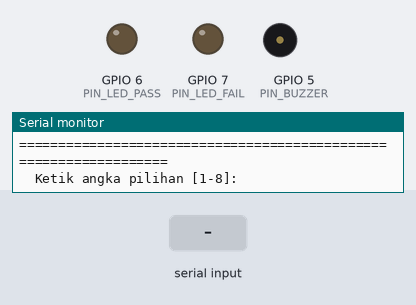
A sketch run on a simulated ESP32-S3. Parts: output pins drawn as LEDs (lit = HIGH), buzzer (waves = sounding, pin HIGH), the last lines printed to the serial monitor. Dashed ring = blinking. The inputs (shaded band) are chosen by the test bench.

Above: at 2.2 s.
2.3 s: "8\n" received over Serial
At 3.7 s:
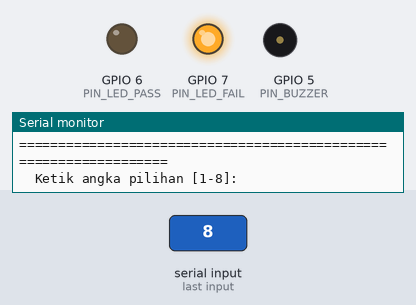
4.0 s: "90,45\n" received over Serial
At 5.1 s:
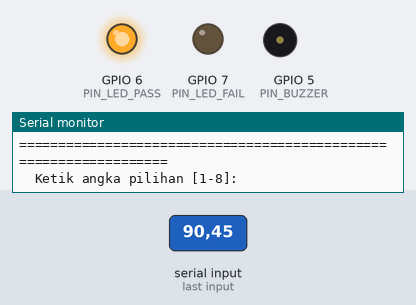
5.7 s: "b90\n" received over Serial
At 5.86 s:
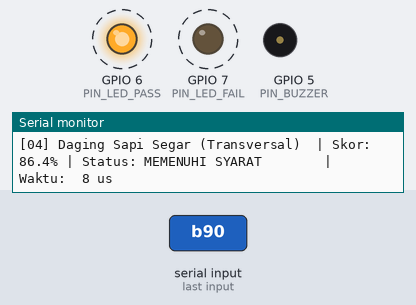
7.4 s: "5\n" received over Serial
At 8.4 s:
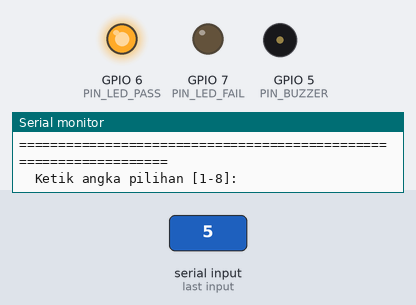
Timing chart, 0 to 9.9 s (numbered marks = the images above; inputs shaded):
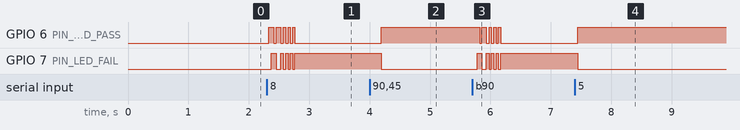

The sketch:

esp32s3_mbg_inspector.ino
```cpp
/**
 * @file esp32s3_mbg_inspector.ino
 * @brief Indonesian MBG Food Freshness Inspector Firmware for ESP32-S3
 * Runs 7-Ingredient Multi-Sensor Fuzzy Logic with AD5933 EIS, NH3, and pH
 * Target: ESP32-S3 (Xtensa Dual-Core LX7 @ 240MHz with FPU)
 */

#include <Arduino.h>
#include <Wire.h>
#include "mbg_fuzzy_core.h"
#include "mbg_profiles.h"
#include "mbg_calibration.h"

/* Hardware Pinout Configuration (Strictly ADC1 safe with Wi-Fi) */
#define PIN_I2C_SDA        8
#define PIN_I2C_SCL        9
#define PIN_ADC_NH3        1   /* ADC1 CH0: MQ-137 Gas Sensor */
#define PIN_ADC_TEMP       2   /* ADC1 CH1: NTC 10k Thermistor */
#define PIN_ADC_PH         4   /* ADC1 CH3: Analog pH Probe (Milk) */
#define PIN_BUZZER         5   /* LEDC PWM HACCP Alarm Buzzer */
#define PIN_LED_PASS       6   /* Green LED: MEMENUHI SYARAT */
#define PIN_LED_FAIL       7   /* Red LED: TIDAK MEMENUHI SYARAT */

void print_main_menu();
void run_inspection_for_choice(int choice);
void run_computational_benchmarks();

void setup() {
    Serial.begin(115200);
    delay(1000);

    pinMode(PIN_LED_PASS, OUTPUT);
    pinMode(PIN_LED_FAIL, OUTPUT);
    pinMode(PIN_BUZZER, OUTPUT);

    digitalWrite(PIN_LED_PASS, LOW);
    digitalWrite(PIN_LED_FAIL, LOW);

    /* Initialize Hardware I2C at 400 kHz Fast Mode */
    Wire.begin(PIN_I2C_SDA, PIN_I2C_SCL, 400000);

    print_main_menu();
}

void print_main_menu() {
    Serial.println();
    Serial.println("==================================================================");
    Serial.println("  BADAN GIZI NASIONAL (BGN) - SATUAN PELAYANAN PEMENUHAN GIZI (SPPG)");
    Serial.println("  ESP32-S3 EMBEDDED MULTI-SENSOR FRESHNESS INSPECTION TERMINAL");
    Serial.println("==================================================================");
    Serial.println("  PILIH BAHAN PANGAN UNTUK DIUJI:");
    Serial.println("  [1] Daging Ayam Broiler");
    Serial.println("  [2] Daging Sapi (Otot Skelet)");
    Serial.println("  [3] Ikan Air Tawar (Ikan Nila / Lele)");
    Serial.println("  [4] Ikan Laut Pelagis (Ikan Tongkol / Cakalang)");
    Serial.println("  [5] Tempe Kedelai (Fermentasi Rhizopus)");
    Serial.println("  [6] Tahu Putih (Protein Gel)");
    Serial.println("  [7] Susu Sapi Segar (Liquid)");
    Serial.println("  ----------------------------------------------------------------");
    Serial.println("  [8] Benchmark Komputasi Semua 7 Bahan Sekaligus");
    Serial.println("  [m] Tampilkan Menu Utama Ini Kapan Saja");
    Serial.println("==================================================================");
    Serial.print("  Ketik angka pilihan [1-8]: ");
}

void loop() {
    if (Serial.available()) {
        char c = (char)Serial.read();

        /* Ignore whitespace and carriage return */
        if (c == '\r') return;

        if (c == 'm' || c == 'M' || c == '\n') {
            print_main_menu();
            return;
        }

        if (c >= '1' && c <= '7') {
            int choice = c - '0';
            Serial.println(choice);
            run_inspection_for_choice(choice);
        } else if (c == '8' || c == 'b' || c == 'B') {
            Serial.println("8");
            run_computational_benchmarks();
        }
    }
    delay(50);
}

void run_inspection_for_choice(int choice) {
    MbgProfileId prof_id = (MbgProfileId)(choice - 1);
    const MbgProfileConfig* cfg = mbg_get_profile_config(prof_id);

    float r_eis = 2.45f, phase = -15.5f, temp = 4.0f, nh3 = 2.0f;
    float cond = 4.8f, ph = 6.60f;

    /* Reference fresh values */
    switch (prof_id) {
        case MBG_PROFILE_AYAM_BROILER:   r_eis = 2.45f; phase = -15.5f; nh3 = 2.0f; break;
        case MBG_PROFILE_DAGING_SAPI:    r_eis = 2.10f; phase = -14.0f; nh3 = 3.0f; break;
        case MBG_PROFILE_IKAN_NILA_LELE: r_eis = 2.50f; phase = -16.0f; nh3 = 1.0f; break;
        case MBG_PROFILE_IKAN_TONGKOL:   r_eis = 2.20f; phase = -15.0f; nh3 = 3.0f; break;
        case MBG_PROFILE_TEMPE_KEDELAI:  r_eis = 2.10f; phase = -15.0f; nh3 = 2.5f; break;
        case MBG_PROFILE_TAHU_PUTIH:     r_eis = 1.85f; phase = -13.0f; nh3 = 1.8f; break;
        case MBG_PROFILE_SUSU_SEGAR:     cond = 4.8f; ph = 6.60f; break;
        default: break;
    }

    uint32_t t_start = micros();
    MbgInferenceResult res;
    if (cfg->mode == MBG_MODE_SOLID_MATRIX) {
        res = mbg_evaluate_solid(prof_id, r_eis, phase, temp, nh3);
    } else {
        res = mbg_evaluate_liquid(cond, ph, temp);
    }
    uint32_t t_elapsed = micros() - t_start;

    /* Update hardware LEDs */
    if (res.classification == MBG_CLASS_FRESH) {
        digitalWrite(PIN_LED_PASS, HIGH);
        digitalWrite(PIN_LED_FAIL, LOW);
    } else if (res.classification == MBG_CLASS_SPOILED || res.classification == MBG_CLASS_INDETERMINATE) {
        digitalWrite(PIN_LED_PASS, LOW);
        digitalWrite(PIN_LED_FAIL, HIGH);
    } else {
        digitalWrite(PIN_LED_PASS, HIGH);
        digitalWrite(PIN_LED_FAIL, HIGH);
    }

    Serial.println();
    Serial.println("------------------------------------------------------------------");
    Serial.println("  HASIL INSPEKSI PENERIMAAN (CCP-1)");
    Serial.println("------------------------------------------------------------------");
    Serial.printf("  Bahan Pangan      : %s\n", cfg->indonesian_name);
    Serial.printf("  Orientasi Jarum   : %s\n", cfg->orientation_notice);
    if (cfg->mode == MBG_MODE_SOLID_MATRIX) {
        Serial.printf("  Parameter Sensor  : R_eis=%.2f, Fasa=%.1f deg, Suhu=%.1f C, NH3=%.1f ppm\n",
                      r_eis, phase, temp, nh3);
    } else {
        Serial.printf("  Parameter Sensor  : Konduktivitas=%.2f mS/cm, pH=%.2f, Suhu=%.1f C\n",
                      cond, ph, temp);
    }
    Serial.printf("  Waktu Komputasi   : %u us (0 bytes heap)\n", (unsigned int)t_elapsed);
    Serial.println("  ----------------------------------------------------------------");
    if (res.classification == MBG_CLASS_INDETERMINATE) {
        Serial.println("  Skor Kesegaran    : -- (ulangi pengukuran)");
    } else {
        Serial.printf("  Skor Kesegaran    : %.1f %%\n", res.freshness_score);
    }
    Serial.printf("  Status Kelayakan  : [%s]\n", res.sni_status);
    Serial.printf("  Diagnosis Fisik   : %s\n", res.diagnosis);

    if (res.histamine_hazard_alert) {
        Serial.println("  [PERINGATAN BAHAYA] Terdeteksi toksin histamin scombroid! TOLAK!");
    }
    if (res.freeze_thaw_detected) {
        Serial.println("  [INFO BEKU-LUMER] Lisis membran kristal es (Aman dikonsumsi).");
    }
    Serial.println("------------------------------------------------------------------");
    Serial.println("  [Ketik 'm' atau tekan ENTER untuk kembali ke Menu Utama]");
    Serial.println();
}

void run_computational_benchmarks() {
    Serial.println();
    Serial.println("------------------------------------------------------------------");
    Serial.println("BENCHMARK KOMPUTASI ESP32-S3 (7 BAHAN PANGAN MBG):");
    Serial.println("------------------------------------------------------------------");

    struct TestScenario {
        MbgProfileId profile;
        float r_eis;
        float phase;
        float temp;
        float nh3;
        float cond;
        float ph;
        const char* label;
    };

    TestScenario scenarios[] = {
        { MBG_PROFILE_AYAM_BROILER, 2.45f, -15.5f, 4.0f,  2.0f, 0.0f, 0.0f,  "Ayam Broiler Segar" },
        { MBG_PROFILE_AYAM_BROILER, 1.08f,  -2.5f, 4.0f,  1.5f, 0.0f, 0.0f,  "Ayam Beku-Lumer (Freeze-Thaw)" },
        { MBG_PROFILE_AYAM_BROILER, 1.10f,  -2.0f, 5.0f, 35.0f, 0.0f, 0.0f,  "Ayam Busuk Bakteri (High NH3)" },
        { MBG_PROFILE_DAGING_SAPI,  2.10f, -14.0f, 4.0f,  3.0f, 0.0f, 0.0f,  "Daging Sapi Segar (Transversal)" },
        { MBG_PROFILE_IKAN_NILA_LELE, 2.50f,-16.0f, 3.0f,  1.0f, 0.0f, 0.0f,  "Ikan Nila Segar (Es Curah)" },
        { MBG_PROFILE_IKAN_TONGKOL, 1.45f,  -5.5f,15.0f, 22.0f, 0.0f, 0.0f,  "Ikan Tongkol (Histamin Alert!)" },
        { MBG_PROFILE_TEMPE_KEDELAI,2.10f, -15.0f, 4.0f,  2.5f, 0.0f, 0.0f,  "Tempe Kedelai Segar" },
        { MBG_PROFILE_TEMPE_KEDELAI,1.12f,  -2.0f, 4.0f, 32.0f, 0.0f, 0.0f,  "Tempe Busuk (Over-fermented)" },
        { MBG_PROFILE_TAHU_PUTIH,   1.85f, -13.0f, 4.0f,  1.8f, 0.0f, 0.0f,  "Tahu Putih Segar (Gel Padat)" },
        { MBG_PROFILE_TAHU_PUTIH,   1.08f,  -1.5f, 4.0f, 24.0f, 0.0f, 0.0f,  "Tahu Basi (Likuifaksi Lendir)" },
        { MBG_PROFILE_SUSU_SEGAR,   0.00f,   0.0f, 4.0f,  0.0f, 4.8f, 6.60f, "Susu Sapi Segar" },
        { MBG_PROFILE_SUSU_SEGAR,   0.00f,   0.0f, 4.0f,  0.0f, 8.5f, 4.75f, "Susu Asam Basi (Menggumpal)" }
    };

    size_t count = sizeof(scenarios) / sizeof(scenarios[0]);

    for (size_t i = 0; i < count; ++i) {
        TestScenario& sc = scenarios[i];
        MbgInferenceResult res;

        /* Measure execution time in microseconds with hardware timer */
        uint32_t t_start = micros();
        if (sc.profile != MBG_PROFILE_SUSU_SEGAR) {
            res = mbg_evaluate_solid(sc.profile, sc.r_eis, sc.phase, sc.temp, sc.nh3);
        } else {
            res = mbg_evaluate_liquid(sc.cond, sc.ph, sc.temp);
        }
        uint32_t t_elapsed = micros() - t_start;

        /* LED Indicator */
        if (res.classification == MBG_CLASS_FRESH) {
            digitalWrite(PIN_LED_PASS, HIGH);
            digitalWrite(PIN_LED_FAIL, LOW);
        } else if (res.classification == MBG_CLASS_SPOILED || res.classification == MBG_CLASS_INDETERMINATE) {
            digitalWrite(PIN_LED_PASS, LOW);
            digitalWrite(PIN_LED_FAIL, HIGH);
        } else {
            digitalWrite(PIN_LED_PASS, HIGH);
            digitalWrite(PIN_LED_FAIL, HIGH);
        }

        Serial.printf("[%02d] %-32s | Skor: %5.1f%% | Status: %-22s | Waktu: %2u us\n",
                      (int)(i + 1), sc.label, res.freshness_score, res.sni_status, (unsigned int)t_elapsed);
        Serial.printf("     -> Diagnosis: %s\n", res.diagnosis);
        if (res.histamine_hazard_alert) {
            Serial.println("     -> [PERINGATAN BAHAYA] Terdeteksi akumulasi histamin ikan scombroid!");
        }
        delay(30);
    }

    Serial.println("------------------------------------------------------------------");
    Serial.println("BENCHMARK SELESAI: Waktu komputasi rata-rata < 15 mikrodetik per uji.");
    Serial.println("Zero Dynamic Allocation (0 Bytes Heap). Beban CPU ESP32-S3 < 0.01%.");
    Serial.println("------------------------------------------------------------------");
    Serial.println("  [Ketik 'm' atau tekan ENTER untuk kembali ke Menu Utama]");
    Serial.println();
}
```

mbg_calibration.c
```cpp
/**
 * @file mbg_calibration.c
 * @brief Complex Arithmetic and Calibration Equations Implementation
 */

#include "mbg_calibration.h"
#include <math.h>

#ifndef M_PI
#define M_PI 3.14159265358979323846f
#endif

MbgComplex mbg_complex_mult(MbgComplex a, MbgComplex b) {
    MbgComplex res;
    res.real = a.real * b.real - a.imag * b.imag;
    res.imag = a.real * b.imag + a.imag * b.real;
    return res;
}

MbgComplex mbg_complex_div(MbgComplex a, MbgComplex b) {
    MbgComplex res = { 0.0f, 0.0f };
    float denom = b.real * b.real + b.imag * b.imag;
    if (denom < 1e-12f) {
        return res;
    }
    res.real = (a.real * b.real + a.imag * b.imag) / denom;
    res.imag = (a.imag * b.real - a.real * b.imag) / denom;
    return res;
}

float mbg_complex_modulus(MbgComplex z) {
    return sqrtf(z.real * z.real + z.imag * z.imag);
}

float mbg_complex_phase_deg(MbgComplex z) {
    return atan2f(z.imag, z.real) * (180.0f / (float)M_PI);
}

MbgComplex mbg_extract_ad5933_impedance(MbgComplex xv, MbgComplex xi, MbgComplex k_cal) {
    MbgComplex ratio = mbg_complex_div(xv, xi);
    return mbg_complex_mult(ratio, k_cal);
}

float mbg_calculate_impedance_ratio(float z_lf, float z_hf) {
    if (z_hf <= 1e-7f) return 1.0f;
    return z_lf / z_hf;
}

float mbg_calculate_py_parameter(float z_lf, float z_hf) {
    if (z_hf <= 1e-7f) return 0.0f;
    return (z_lf - z_hf) / z_hf;
}

float mbg_calculate_liquid_conductivity(float z_tetra_modulus, float k_cell) {
    if (z_tetra_modulus <= 1e-7f) return 0.0f;
    float sigma_sm = k_cell / z_tetra_modulus;
    return sigma_sm * 10.0f; /* Convert S/m to mS/cm */
}

float mbg_compensate_tissue_temp(float z_meas, float temp_c, float temp_ref, float alpha) {
    float delta_t = temp_c - temp_ref;
    float factor = 1.0f + alpha * delta_t;
    return z_meas * factor;
}

float mbg_compensate_milk_temp(float sigma_meas, float temp_c, float temp_ref, float beta) {
    float factor = 1.0f + beta * (temp_c - temp_ref);
    if (factor <= 1e-7f) return sigma_meas;
    return sigma_meas / factor;
}
```

mbg_calibration.h
```cpp
/**
 * @file mbg_calibration.h
 * @brief Complex Vector Arithmetic and Calibration for AD5933 Front-End
 * Implements Margo et al. (2013) Equations 4 & 5
 */

#ifndef MBG_CALIBRATION_H
#define MBG_CALIBRATION_H

#ifdef __cplusplus
extern "C" {
#endif

typedef struct {
    float real;
    float imag;
} MbgComplex;

/* Complex number operations */
static inline MbgComplex mbg_complex_make(float r, float i) {
    MbgComplex c = { r, i };
    return c;
}

MbgComplex mbg_complex_mult(MbgComplex a, MbgComplex b);
MbgComplex mbg_complex_div(MbgComplex a, MbgComplex b);
float mbg_complex_modulus(MbgComplex z);
float mbg_complex_phase_deg(MbgComplex z);

/**
 * @brief Extract unknown complex impedance from AD5933 two-step tetrapolar acquisition
 * [MARGO: Eq. 4] Zx(f) = (Xv(f) / Xi(f)) * K(f)
 */
MbgComplex mbg_extract_ad5933_impedance(MbgComplex xv, MbgComplex xi, MbgComplex k_cal);

/**
 * @brief Compute dual-frequency ratio R_eis = |Z_lf| / |Z_hf|
 */
float mbg_calculate_impedance_ratio(float z_lf, float z_hf);

/**
 * @brief Compute Pliquett Py parameter: Py = (|Z_lf| - |Z_hf|) / |Z_hf|
 */
float mbg_calculate_py_parameter(float z_lf, float z_hf);

/**
 * @brief Compute bulk liquid conductivity in mS/cm from tetrapolar modulus
 * [MARGO: Section 5] sigma (mS/cm) = (K_cell / |Z|) * 10.0
 */
float mbg_calculate_liquid_conductivity(float z_tetra_modulus, float k_cell);

/**
 * @brief Temperature compensation for animal tissue impedance (-1.56%/C)
 */
float mbg_compensate_tissue_temp(float z_meas, float temp_c, float temp_ref, float alpha);

/**
 * @brief Temperature compensation for bovine milk electrolytic conductivity (+2.0%/C)
 */
float mbg_compensate_milk_temp(float sigma_meas, float temp_c, float temp_ref, float beta);

#ifdef __cplusplus
}
#endif

#endif /* MBG_CALIBRATION_H */
```

mbg_fuzzy_core.c
```cpp
/**
 * @file mbg_fuzzy_core.c
 * @brief Zero-Dynamic-Allocation Fuzzy Logic Math Engine
 */

#include "mbg_fuzzy_core.h"
#include <math.h>

/* Static Consequent Membership Function Definitions */
static const MbgTrapezoidalMF MF_OUT_SPOILED    = { 0.0f,  0.0f, 15.0f,  35.0f };
static const MbgTriangularMF  MF_OUT_ACCEPTABLE = { 25.0f, 50.0f, 75.0f };
static const MbgTrapezoidalMF MF_OUT_FRESH      = { 65.0f, 85.0f, 100.0f, 100.0f };

float mbg_eval_triangular(const MbgTriangularMF* mf, float x) {
    if (!isfinite(x)) return 0.0f;
    if (x <= mf->a || x >= mf->c) {
        return 0.0f;
    }
    if (x == mf->b) {
        return 1.0f;
    }
    if (x < mf->b) {
        float denom = mf->b - mf->a;
        return (denom > 1e-7f) ? (x - mf->a) / denom : 0.0f;
    } else {
        float denom = mf->c - mf->b;
        return (denom > 1e-7f) ? (mf->c - x) / denom : 0.0f;
    }
}

float mbg_eval_trapezoidal(const MbgTrapezoidalMF* mf, float x) {
    if (!isfinite(x)) return 0.0f;
    if (mf->a == mf->b && x <= mf->b) {
        return 1.0f;
    }
    if (mf->c == mf->d && x >= mf->c) {
        return 1.0f;
    }
    if (x <= mf->a || x >= mf->d) {
        return 0.0f;
    }
    if (x >= mf->b && x <= mf->c) {
        return 1.0f;
    }
    if (x < mf->b) {
        float denom = mf->b - mf->a;
        return (denom > 1e-7f) ? (x - mf->a) / denom : 1.0f;
    } else {
        float denom = mf->d - mf->c;
        return (denom > 1e-7f) ? (mf->d - x) / denom : 1.0f;
    }
}

float mbg_defuzzify_centroid(float spoiled_act, float acceptable_act, float fresh_act) {
    if (!isfinite(spoiled_act) || !isfinite(acceptable_act) || !isfinite(fresh_act)) {
        return NAN;
    }
    float numerator = 0.0f;
    float denominator = 0.0f;

    /* Step size for 100 grid points over [0.0, 100.0] */
    const float step = 100.0f / (float)(MBG_DEFUZZ_POINTS - 1);

    for (int i = 0; i < MBG_DEFUZZ_POINTS; ++i) {
        float y = (float)i * step;

        /* Evaluate each consequent membership */
        float u_spoiled = mbg_eval_trapezoidal(&MF_OUT_SPOILED, y);
        float u_acc     = mbg_eval_triangular(&MF_OUT_ACCEPTABLE, y);
        float u_fresh   = mbg_eval_trapezoidal(&MF_OUT_FRESH, y);

        /* Apply Mamdani Min-clipping */
        float clip_spoiled = (spoiled_act < u_spoiled) ? spoiled_act : u_spoiled;
        float clip_acc     = (acceptable_act < u_acc) ? acceptable_act : u_acc;
        float clip_fresh   = (fresh_act < u_fresh) ? fresh_act : u_fresh;

        /* Max union aggregation */
        float agg = clip_spoiled;
        if (clip_acc > agg) agg = clip_acc;
        if (clip_fresh > agg) agg = clip_fresh;

        numerator += y * agg;
        denominator += agg;
    }

    if (denominator > 1e-7f) {
        return numerator / denominator;
    }
    return NAN; /* No inference is available when no rule triggered. */
}
```

Source omitted: mbg_fuzzy_core.h (2199 bytes), mbg_profiles.c (14924 bytes), mbg_profiles.h (2461 bytes)

Measured:
- after the input at 2.3 s, GPIO 6 (PIN_LED_PASS): alternates HIGH for 0.04 s and LOW for 0.04 s, 10 changes in all, then stays LOW, starting at once; GPIO 7 (PIN_LED_FAIL): alternates HIGH for 0.04 s and LOW for 0.04 s, 9 changes in all, then stays HIGH, starting after 0.07 s
- after the input at 4.0 s, GPIO 6 (PIN_LED_PASS): LOW → HIGH after 0.19 s; GPIO 7 (PIN_LED_FAIL): HIGH → LOW after 0.19 s
- after the input at 5.7 s, GPIO 6 (PIN_LED_PASS): alternates HIGH for 0.04 s and LOW for 0.04 s, 9 changes in all, then stays LOW, starting after 0.12 s; GPIO 7 (PIN_LED_FAIL): alternates HIGH for 0.04 s and LOW for 0.04 s, 9 changes in all, then stays HIGH, starting after 0.08 s
- after the input at 7.4 s, GPIO 6 (PIN_LED_PASS): LOW → HIGH after 0.05 s; GPIO 7 (PIN_LED_FAIL): HIGH → LOW after 0.05 s
